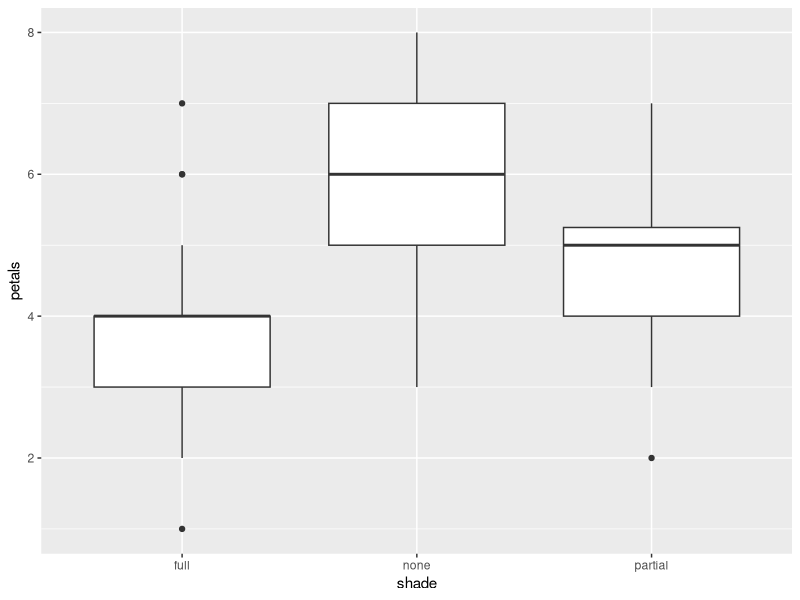
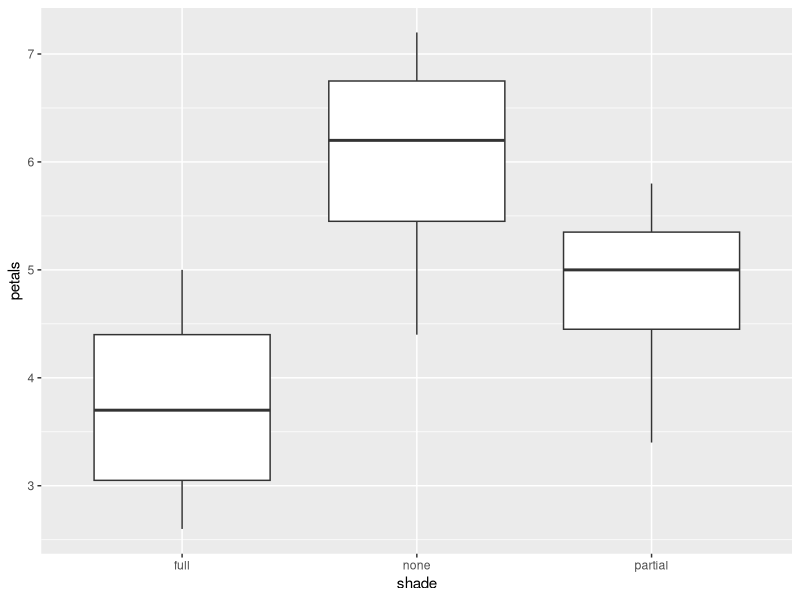
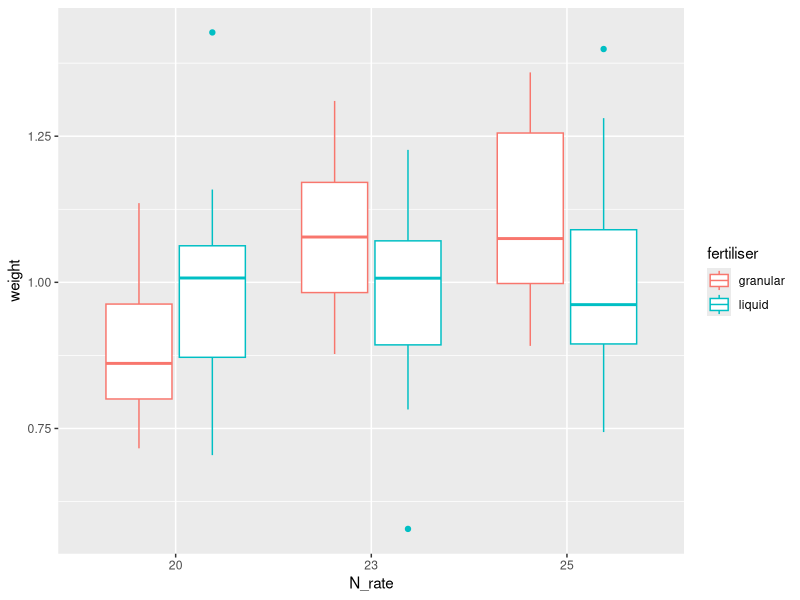
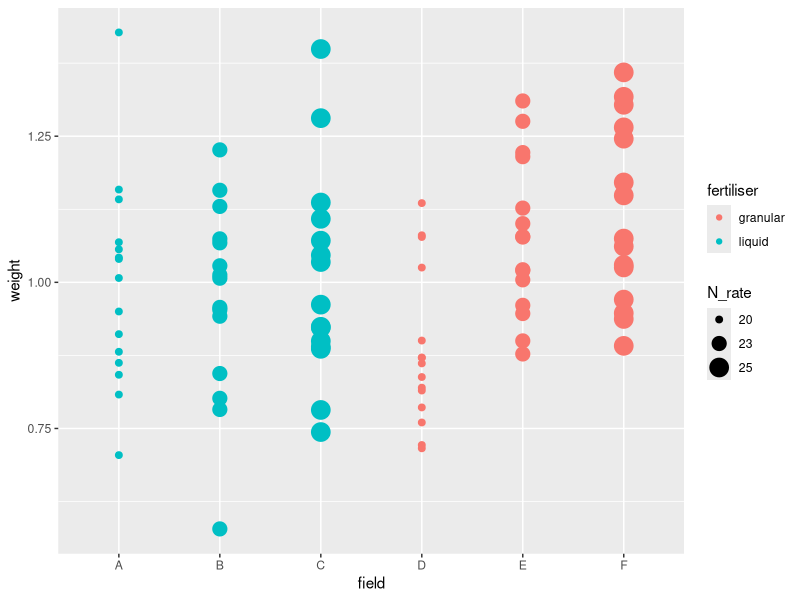

Here is the R script that generated these plots, in order:
## ---- chunk 1
knitr::opts_chunk$set(echo = TRUE)
library(tidyverse)
## ---- chunk 2
flowers <- read_csv("data/flowers.csv")
## ---- chunk 3
# construct a boxplot, grouped by shade

flowers %>%
  ggplot(aes(x = shade, y = petals)) +
  geom_boxplot()

# run a one-way ANOVA

lm_flowers <- lm(petals ~ shade, data = flowers)
anova(lm_flowers)
## ---- chunk 4
mean_flowers <- flowers %>%
  group_by(plant, shade) %>%
  summarise(petals = mean(petals))

mean_flowers
## ---- chunk 5
# construct a new boxplot

mean_flowers %>%
  ggplot(aes(x = shade, y = petals)) +
  geom_boxplot()

# run a new ANOVA

lm_mean <- lm(petals ~ shade, data = mean_flowers)
anova(lm_mean)
## ---- chunk 6
cabbages <- read_csv("data/cabbages.csv")

cabbages <- cabbages %>%
  mutate(N_rate = as.factor(N_rate))
## ---- chunk 7
lm_cabbage <- lm(weight ~ N_rate * fertiliser, data = cabbages)
anova(lm_cabbage)
## ---- chunk 8
cabbages %>%
  ggplot(aes(x = N_rate, y = weight, colour = fertiliser)) +
  geom_boxplot()
## ---- chunk 9
cabbages %>%
  ggplot(aes(y = weight, x = field, 
             colour = fertiliser, size = N_rate)) +
  geom_point()
